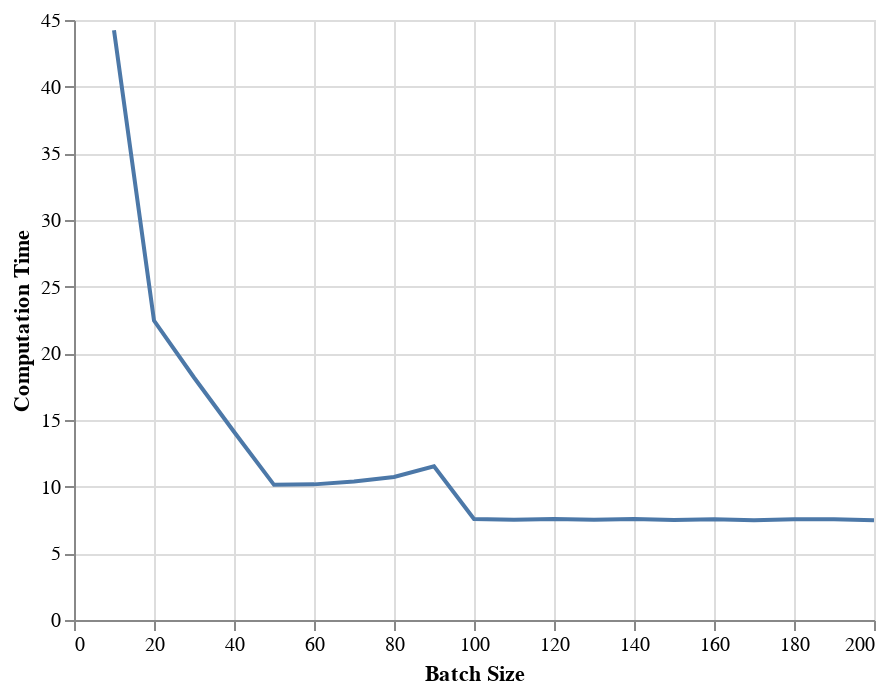

The notebook cell saved with this chart:
### Code cell
time_df = pd.DataFrame({
    'Batch Size': batch_sizes,
    'Computation Time': times
})
alt.Chart(time_df).mark_line().encode(
    alt.X('Batch Size:Q'),
    alt.Y('Computation Time:Q')
)

### Figure 1 — Vega-Lite specification as saved in the notebook (floating-point values rounded to 4 significant figures)
{"$schema": "https://vega.github.io/schema/vega-lite/v3.4.0.json", "config": {"mark": {"tooltip": null}, "view": {"height": 300, "width": 400}}, "data": {"name": "data-120399ce76e7d71f8ed7948d2c059ced"}, "datasets": {"data-120399ce76e7d71f8ed7948d2c059ced": [{"Batch Size": 10, "Computation Time": 44.23}, {"Batch Size": 20, "Computation Time": 22.46}, {"Batch Size": 30, "Computation Time": 18.19}, {"Batch Size": 40, "Computation Time": 14.12}, {"Batch Size": 50, "Computation Time": 10.14}, {"Batch Size": 60, "Computation Time": 10.17}, {"Batch Size": 70, "Computation Time": 10.39}, {"Batch Size": 80, "Computation Time": 10.73}, {"Batch Size": 90, "Computation Time": 11.52}, {"Batch Size": 100, "Computation Time": 7.581}, {"Batch Size": 110, "Computation Time": 7.512}, {"Batch Size": 120, "Computation Time": 7.577}, {"Batch Size": 130, "Computation Time": 7.513}, {"Batch Size": 140, "Computation Time": 7.577}, {"Batch Size": 150, "Computation Time": 7.508}, {"Batch Size": 160, "Computation Time": 7.552}, {"Batch Size": 170, "Computation Time": 7.485}, {"Batch Size": 180, "Computation Time": 7.558}, {"Batch Size": 190, "Computation Time": 7.55}, {"Batch Size": 200, "Computation Time": 7.489}]}, "encoding": {"x": {"field": "Batch Size", "type": "quantitative"}, "y": {"field": "Computation Time", "type": "quantitative"}}, "mark": "line"}
